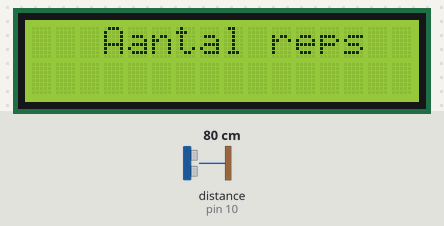
The sketch below on a simulated Arduino Uno, built with avr-gcc and run on an emulated ATmega328P. Parts: 16×2 character LCD. Wiring (inferred from the names in the program): ultrasonic range finder: trigger pin 9; echo pin 10. The inputs (shaded band) are chosen by the test bench; at power-on: distance to the obstacle (sensor on pin 10) 80 cm. The echo pulse lasts 58.3 µs per cm.

Above: at 1.2 s.
1.3 s: distance to the obstacle (sensor on pin 10) set to 2 cm
At 1.47 s:
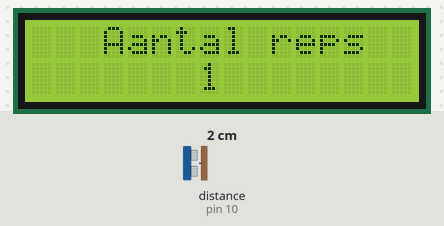
At 2.45 s:
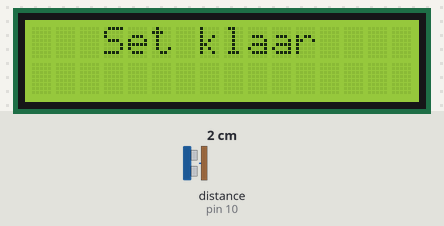

Measured:
- after the input at 1.3 s, the display: changes after 0.13 s (image 1)

The sketch:

Project_gym.ino
```cpp
#include <LiquidCrystal.h>
 #define trigPin 9
 #define echoPin 10
 // initialize the library with the numbers of the interface pins
 LiquidCrystal lcd(1, 2, 4, 5, 6, 7);
 int counter = 0;
 int currentState = 0;
 int previousState = 0;

 void setup() {
 pinMode(trigPin, OUTPUT);
 pinMode(echoPin, INPUT);
 lcd.begin(16, 2);
 lcd.setCursor(3, 0);
 lcd.print("Aantal reps");
 }

 void loop() {
 long duration, distance;
 digitalWrite(trigPin, LOW);
 delayMicroseconds(2);
 digitalWrite(trigPin, HIGH);
 delayMicroseconds(10);
 digitalWrite(trigPin, LOW);
 duration = pulseIn(echoPin, HIGH);
 distance = (duration/2) / 29.1;
 if (distance <= 20){
 currentState = 1;
 }
 else {
 currentState = 0;
 }
 delay(100);
 if(currentState != previousState){
 if(currentState == 1){
 counter = counter + 1;
 lcd.setCursor(7,1);
 lcd.print(counter);
    }
  }
  if (counter >=10){
    lcd.begin(16, 2);
    lcd.setCursor(3, 0);
    lcd.print("Set klaar");
  }
 }
```
